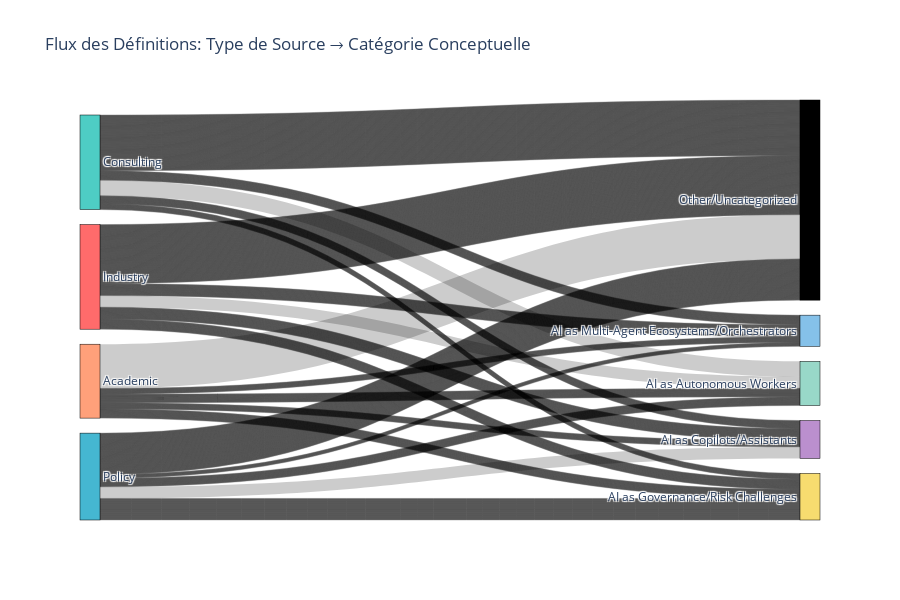

Source (notebook cell):
### Code cell
# Create Sankey diagram
fig = go.Figure(data=[go.Sankey(
    node=dict(
        pad=15,
        thickness=20,
        line=dict(color="black", width=0.5),
        label=labels,
        color=['#FF6B6B', '#4ECDC4', '#45B7D1', '#FFA07A', 
               '#98D8C8', '#F7DC6F', '#BB8FCE', '#85C1E9'][:len(labels)]
    ),
    link=dict(
        source=sources,
        target=targets,
        value=values
    )
)])

fig.update_layout(
    title="Flux des Définitions: Type de Source → Catégorie Conceptuelle",
    font=dict(size=12),
    height=600
)

fig.write_html(TAXONOMY_DIR / 'taxonomy_sankey.html')
fig.show()

print(f"💾 Sankey sauvegardé: {TAXONOMY_DIR / 'taxonomy_sankey.html'}")

### Figure 1 — Plotly figure (JSON) as saved in the notebook; plotly's stock layout.template omitted (floating-point values rounded to 4 significant figures; data arrays with more than 128 entries replaced by an {"elided": "..."} marker saying what was removed)
{"data": [{"link": {"source": {"elided": "582 int values"}, "target": {"elided": "582 int values"}, "value": {"elided": "582 int values"}}, "node": {"color": ["#FF6B6B", "#4ECDC4", "#45B7D1", "#FFA07A", "#98D8C8", "#F7DC6F", "#BB8FCE", "#85C1E9"], "label": ["Industry", "Consulting", "Policy", "Academic", "AI as Autonomous Workers", "AI as Governance/Risk Challenges", "AI as Copilots/Assistants", "AI as Multi-Agent Ecosystems/Orchestrators", "Other/Uncategorized"], "line": {"color": "black", "width": 0.5}, "pad": 15, "thickness": 20}, "type": "sankey"}], "layout": {"font": {"size": 12}, "height": 600, "title": {"text": "Flux des Définitions: Type de Source → Catégorie Conceptuelle"}}}
